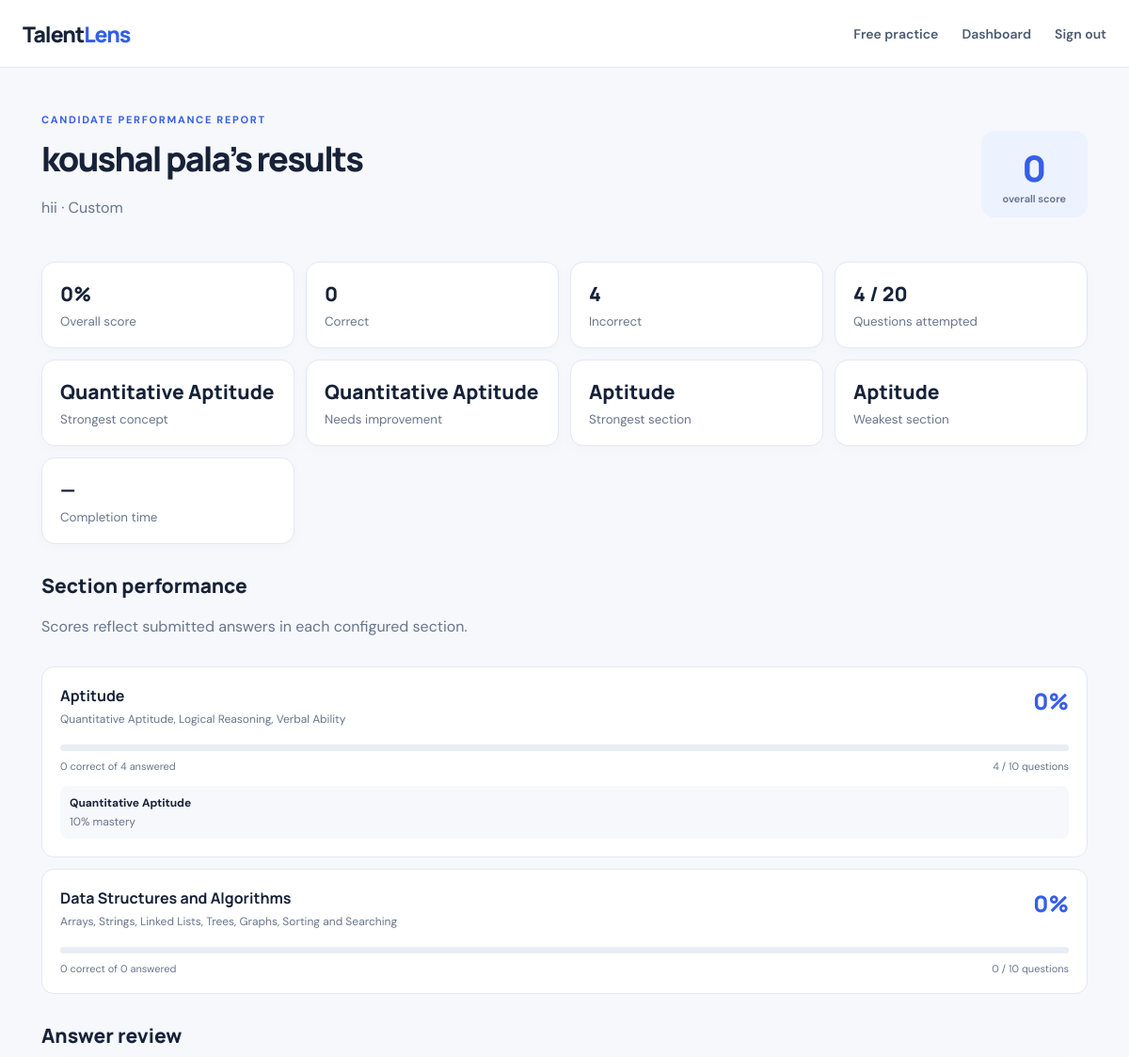
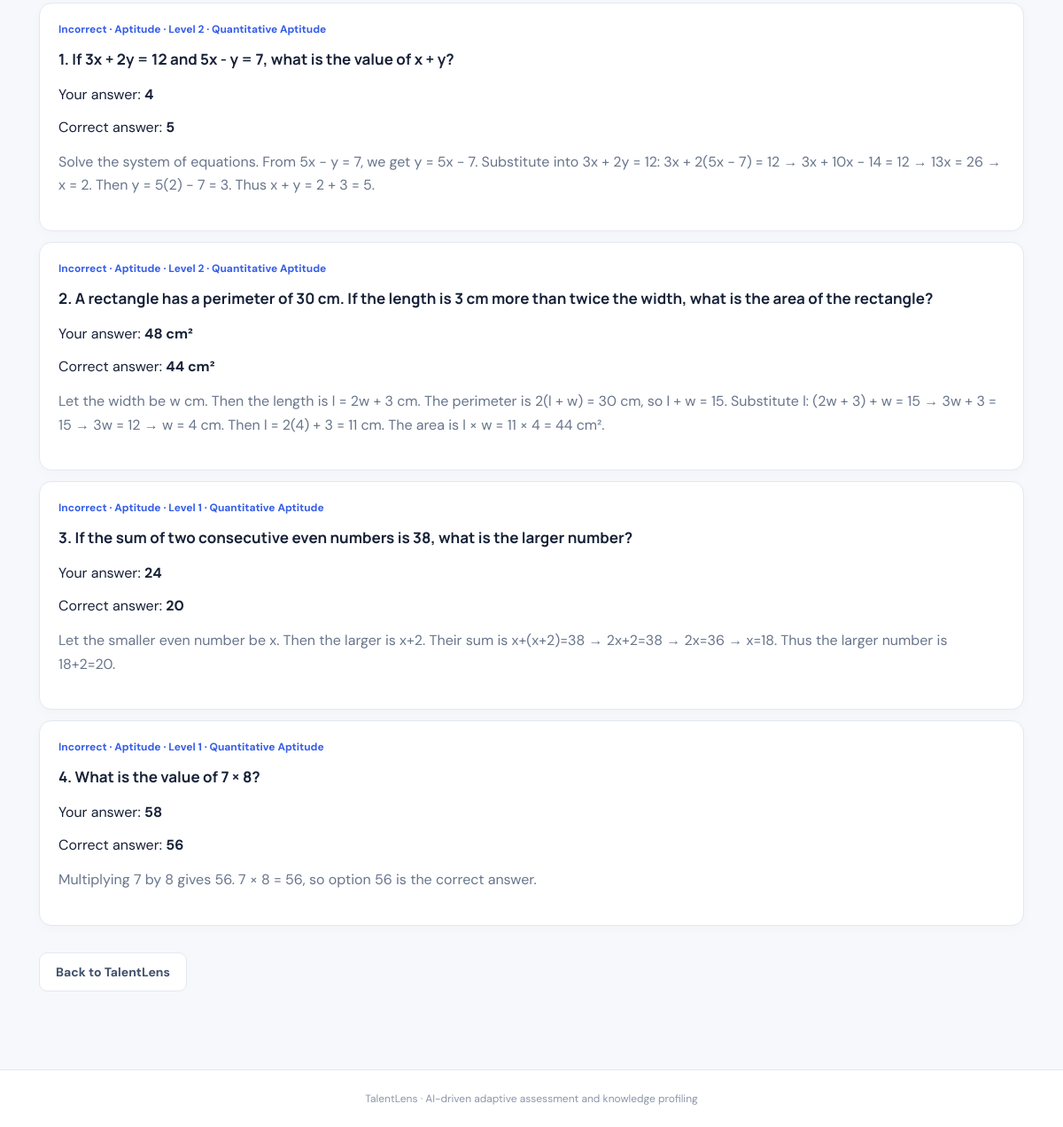
/report/18 (signed in), run on the app's committed database (2 pictures, top to bottom).
### db_models.py (models this page shows, shortened)
class Attempt(db.Model):
    id=db.Column(db.Integer,primary_key=True)
    assessment_id=db.Column(db.Integer,db.ForeignKey("assessment.id"),nullable=False,index=True)
    candidate_name=db.Column(db.String(140),nullable=False)
    candidate_email=db.Column(db.String(180),default="")
    profile_json=db.Column(db.Text,default="{}")
    history_json=db.Column(db.Text,default="[]")
    current_question_json=db.Column(db.Text,default="")
    question_number=db.Column(db.Integer,default=0)
    started_at=db.Column(db.DateTime)
    expires_at=db.Column(db.DateTime)
    completed_at=db.Column(db.DateTime)
    status=db.Column(db.String(20),default="not_started")
    score=db.Column(db.Float,default=0)
    created_at=db.Column(db.DateTime,default=lambda: datetime.now(timezone.utc).replace(tzinfo=None))

class Assessment(db.Model):
    id=db.Column(db.Integer,primary_key=True)
    recruiter_id=db.Column(db.Integer,db.ForeignKey("user.id"),nullable=True,index=True)
    title=db.Column(db.String(180),nullable=False)
    topic=db.Column(db.String(300),nullable=False)
    question_count=db.Column(db.Integer,default=10)
    duration_minutes=db.Column(db.Integer,default=30)
    token=db.Column(db.String(64),unique=True,index=True,nullable=False)
    kind=db.Column(db.String(20),default="recruiter")
    description=db.Column(db.Text,default="")
    category=db.Column(db.String(80),default="General")
    instructions=db.Column(db.Text,default="")
    created_at=db.Column(db.DateTime,default=lambda: datetime.now(timezone.utc).replace(tzinfo=None))
    recruiter=db.relationship("User",backref="assessments")
    attempts=db.relationship("Attempt",backref="assessment",cascade="all, delete-orphan")
    sections=db.relationship("AssessmentSection",backref="assessment",cascade="all, delete-orphan",order_by="AssessmentSection.display_order")

class AssessmentSection(db.Model):
    id=db.Column(db.Integer,primary_key=True)
    assessment_id=db.Column(db.Integer,db.ForeignKey("assessment.id"),nullable=False,index=True)
    name=db.Column(db.String(140),nullable=False)
    description=db.Column(db.Text,default="")
    display_order=db.Column(db.Integer,nullable=False,default=0)
    question_count=db.Column(db.Integer,nullable=False,default=5)
    duration_minutes=db.Column(db.Integer,nullable=False,default=10)
    difficulty_mode=db.Column(db.String(20),nullable=False,default="adaptive")
    topics_json=db.Column(db.Text,nullable=False,default="[]")
    question_types_json=db.Column(db.Text,nullable=False,default='["mcq"]')
    @property
    def topics(self):
        import json
        try: return json.loads(self.topics_json or "[]")
        except (TypeError,ValueError): return []

### app.py (the view)
@app.route("/report/<int:attempt_id>")
def report(attempt_id):
    attempt=db.session.get(Attempt,attempt_id)
    if not attempt: abort(404)
    if attempt.status!="completed" and not (current_user.is_authenticated and attempt.assessment.recruiter_id==current_user.id):
        abort(403)
    history=json.loads(attempt.history_json or "[]")
    profile=profile_from_json(attempt.candidate_name,attempt.profile_json)
    mastery={key.split(":",2)[-1]:value for key,value in profile.knowledge.items()}
    strongest=max(mastery.items(),key=lambda x:x[1].mastery)[0] if mastery else "â€”"
    weakest=min(mastery.items(),key=lambda x:x[1].mastery)[0] if mastery else "â€”"
    section_reports=[]
    for section in configured_sections(attempt.assessment):
        order=section_value(section,"display_order")
        answers=[item for item in history if item.get("section_order",0)==order]
        right=sum(bool(item.get("correct")) for item in answers)
        scoped={key.split(":",2)[-1]:value for key,value in profile.knowledge.items() if key.startswith(f"section:{order}:")}
        section_reports.append({"name":section_value(section,"name"),"questions":section_value(section,"question_count"),
            "answered":len(answers),"correct":right,"score":round(right/len(answers)*100) if answers else 0,
            "mastery":scoped,"topics":section_value(section,"topics")})
    scored_sections=[item for item in section_reports if item["answered"]]
    strongest_section=max(scored_sections,key=lambda item:item["score"])["name"] if scored_sections else "â€”"
    weakest_section=min(scored_sections,key=lambda item:item["score"])["name"] if scored_sections else "â€”"
    return render_template("report.html",attempt=attempt,history=history,mastery=mastery,strongest=strongest,
        weakest=weakest,section_reports=section_reports,strongest_section=strongest_section,
        weakest_section=weakest_section)

### app.py (called while the page is built)
@login_manager.user_loader
def load_user(user_id): return db.session.get(User,int(user_id))

def profile_from_json(name, raw):
    data=json.loads(raw or "{}")
    p=StudentProfile(name=name)
    for k,v in data.items():
        p.knowledge[k]=ConceptKnowledge(**v)
    return p

def configured_sections(assessment):
    if assessment.sections:
        return assessment.sections
    return [dict(id=None,name=assessment.topic,description="",display_order=0,
        question_count=assessment.question_count,duration_minutes=assessment.duration_minutes,
        difficulty_mode="adaptive",topics=[assessment.topic],question_types=["mcq"])]

def section_value(section,key):
    return section.get(key) if isinstance(section,dict) else getattr(section,key)

### templates/report.html
{% extends "base.html" %}{% block title %}Assessment report · TalentLens{% endblock %}{% block content %}<div class="pagehead"><div><div class="eyebrow">CANDIDATE PERFORMANCE REPORT</div><h1>{{ attempt.candidate_name }}’s results</h1><p>{{ attempt.assessment.title }} · {{ attempt.assessment.category or 'Assessment' }}</p></div><div class="score">{{ attempt.score|round|int }}<small>overall score</small></div></div><div class="stats"><div><b>{{ attempt.score|round|int }}%</b><small>Overall score</small></div><div><b>{{ history|selectattr('correct')|list|length }}</b><small>Correct</small></div><div><b>{{ history|length - (history|selectattr('correct')|list|length) }}</b><small>Incorrect</small></div><div><b>{{ history|length }} / {{ attempt.assessment.question_count }}</b><small>Questions attempted</small></div><div><b>{{ strongest }}</b><small>Strongest concept</small></div><div><b>{{ weakest }}</b><small>Needs improvement</small></div><div><b>{{ strongest_section }}</b><small>Strongest section</small></div><div><b>{{ weakest_section }}</b><small>Weakest section</small></div><div><b>{% if attempt.completed_at and attempt.started_at %}{{ ((attempt.completed_at-attempt.started_at).total_seconds()/60)|round|int }} min{% else %}—{% endif %}</b><small>Completion time</small></div></div><section class="report-section"><div class="pagehead compact"><div><h2>Section performance</h2><p>Scores reflect submitted answers in each configured section.</p></div></div>{% for section in section_reports %}<article class="section-report"><div class="section-report-head"><div><h3>{{ section.name }}</h3><p>{{ section.topics|join(', ') }}</p></div><strong>{{ section.score }}%</strong></div><div class="progress"><span style="width:{{ section.score }}%"></span></div><div class="section-report-meta"><span>{{ section.correct }} correct of {{ section.answered }} answered</span><span>{{ section.answered }} / {{ section.questions }} questions</span></div>{% if section.mastery %}<div class="concept-grid">{% for concept,k in section.mastery.items() %}<div class="concept-item"><b>{{ concept }}</b><span>{{ (k.mastery*100)|round|int }}% mastery</span></div>{% endfor %}</div>{% endif %}</article>{% else %}<p class="muted">No section data recorded.</p>{% endfor %}</section><section class="report-section"><h2>Answer review</h2>{% for h in history %}<article class="review"><div class="reviewtag">{{ 'Correct' if h.correct else 'Incorrect' }} · {{ h.section_name }} · Level {{ h.difficulty }} · {{ h.concept }}</div><div class="review-question">{{ loop.index }}. {{ h.question }}</div><p>Your answer: <b>{{ h.student_answer }}</b></p>{% if not h.correct %}<p>Correct answer: <b>{{ h.correct_answer }}</b></p>{% endif %}<p class="muted">{{ h.explanation }}</p></article>{% else %}<p class="muted">No answers have been recorded.</p>{% endfor %}</section><a class="btn secondary" href="{{ url_for('index') }}">Back to TalentLens</a><script>document.querySelectorAll('.review-question').forEach(node=>{const raw=node.textContent,rx=/```([\w+#.-]*)\s*\n?([\s\S]*?)```/g;let match,last=0,parts=[];while((match=rx.exec(raw))){if(match.index>last)parts.push(document.createTextNode(raw.slice(last,match.index)));const pre=document.createElement('pre'),code=document.createElement('code');pre.className='code-block';if(match[1])code.className='language-'+match[1].toLowerCase();code.textContent=match[2].replace(/^\n|\n$/g,'');pre.append(code);parts.push(pre);last=rx.lastIndex}if(parts.length){if(last<raw.length)parts.push(document.createTextNode(raw.slice(last)));node.replaceChildren(...parts)}});document.addEventListener('DOMContentLoaded',()=>window.Prism?.highlightAll());</script>{% endblock %}

### static/style.css (style rules this page uses)
:root { --ink:#172238;--muted:#68758b;--blue:#365ee8;--blue-dark:#2849c8;--pale:#edf2ff;--line:#e3e8f1;--surface:#fff;--canvas:#f6f8fc;--green:#17845a;--red:#bd4242;--shadow:0 12px 36px rgba(30,48,84,.07) }
* { box-sizing:border-box }
body { margin:0;background:var(--canvas);color:var(--ink);font-family:'DM Sans',sans-serif }
a { color:var(--blue);text-decoration:none }
.eyebrow { font-size:11px;letter-spacing:1.7px;font-weight:700;color:var(--blue);margin-bottom:15px }
.hero h1,h1 { font:800 46px/1.13 Manrope;letter-spacing:-1.8px;margin:0 0 17px }
.hero p,.pagehead p { font-size:16px;line-height:1.75;color:var(--muted);max-width:680px }
.btn { display:inline-flex;align-items:center;justify-content:center;border:1px solid transparent;border-radius:9px;background:var(--blue);color:white;padding:12px 18px;font-weight:700;font-size:14px;cursor:pointer;transition:background .16s,transform .16s,box-shadow .16s }
.btn.secondary { background:#fff;border-color:var(--line);color:#40506a }
.features article,.tablecard,.empty,.formwrap,.review,.builder-card,.stats>div,.mastery,.exam-card { background:var(--surface);border:1px solid var(--line);border-radius:14px;box-shadow:0 3px 14px rgba(30,48,84,.025) }
.features p,.muted { color:var(--muted);line-height:1.65 }
.pagehead { display:flex;align-items:center;justify-content:space-between;gap:20px;margin-bottom:27px }
.pagehead h1 { font-size:36px }
.stats { display:grid;grid-template-columns:repeat(4,1fr);gap:12px;margin:24px 0 }
.stats>div { padding:19px }
.stats b { display:block;font:800 21px Manrope;overflow-wrap:anywhere }
.stats small { display:block;color:var(--muted);margin-top:7px }
.score { font:800 38px Manrope;color:var(--blue);text-align:center;background:var(--pale);border-radius:14px;padding:13px 23px }
.score small { display:block;font:600 11px 'DM Sans';color:#64718b }
.progress { height:7px;background:#e9edf5;border-radius:20px;overflow:hidden;margin:17px 0 }
.review { margin:12px 0;padding:21px }
.reviewtag { color:var(--blue);font-weight:700;font-size:12px }
.dashboard-section h2,.builder-card h2,.report-section h2 { font:750 21px Manrope;margin:0 0 8px }
.pagehead.compact { margin-bottom:12px }
.pagehead.compact h2 { font:750 21px Manrope;margin:0 }
.report-section { margin:30px 0 }
.section-report { background:#fff;border:1px solid var(--line);border-radius:13px;padding:19px;margin:12px 0 }
.section-report-head { display:flex;justify-content:space-between;gap:15px }
.section-report-head h3 { font:700 16px Manrope;margin:0 }
.section-report-head p { color:var(--muted);font-size:12px;margin:6px 0 }
.section-report-head>strong { font:800 24px Manrope;color:var(--blue) }
.section-report .progress { margin:13px 0 9px }
.section-report-meta { display:flex;justify-content:space-between;color:var(--muted);font-size:11px }
.concept-grid { display:grid;grid-template-columns:repeat(auto-fit,minmax(150px,1fr));gap:8px;margin-top:14px }
.concept-item { padding:10px;background:#f7f8fb;border-radius:8px;font-size:12px }
.concept-item span { display:block;color:var(--muted);margin-top:4px }
.review-question { font:700 17px/1.55 Manrope;margin:13px 0;white-space:pre-wrap }

### data on the page
Attempt: candidate_name "koushal pala", score "0"
Assessment: assessment "hii", assessment "Custom", assessment.question_count "20"
AssessmentSection: name "Aptitude", topics "Quantitative Aptitude, Logical Reasoning, Verbal Ability", score "0", correct "0", answered "4", questions "10", mastery "Quantitative Aptitude", mastery "10", correct "Incorrect", section_name "Aptitude", difficulty "1", concept "Quantitative Aptitude", question "If the sum of two consecutive even numbers is 38, what is the larger number?", student_answer "24", correct_answer "20", explanation "Let the smaller even number be x. Then the larger is x+2. Their sum is x+(x+2)=38 → 2x+2=38 → 2x=36 → x=18. Thus the larger number is 18+2=20.", question "What is the value of 7 × 8?", student_answer "58", correct_answer "56", explanation "Multiplying 7 by 8 gives 56. 7 × 8 = 56, so option 56 is the correct answer."
AssessmentSection: name "Data Structures and Algorithms", topics "Arrays, Strings, Linked Lists, Trees, Graphs, Sorting and Searching", score "0", correct "0", answered "0", questions "10"

### other printed values
{{ history|selectattr('correct')|list|length }} "0"
{{ history|length - (history|selectattr('correct')|list|length) }} "4"
{{ history|length }} "4"
{{ strongest }} "Quantitative Aptitude"
{{ weakest }} "Quantitative Aptitude"
{{ 'Correct' if h.correct else 'Incorrect' }} "Incorrect" "Incorrect"
{{ h.section_name }} "Aptitude" "Aptitude"
{{ h.difficulty }} "2" "2"
{{ h.concept }} "Quantitative Aptitude" "Quantitative Aptitude"
{{ h.question }} "If 3x + 2y = 12 and 5x - y = 7, what is the value of x + y?" "A rectangle has a perimeter of 30 cm. If the length is 3 cm more than twice the width, what is the area of the rectangle?"
{{ h.student_answer }} "4" "48 cm²"
{{ h.correct_answer }} "5" "44 cm²"
